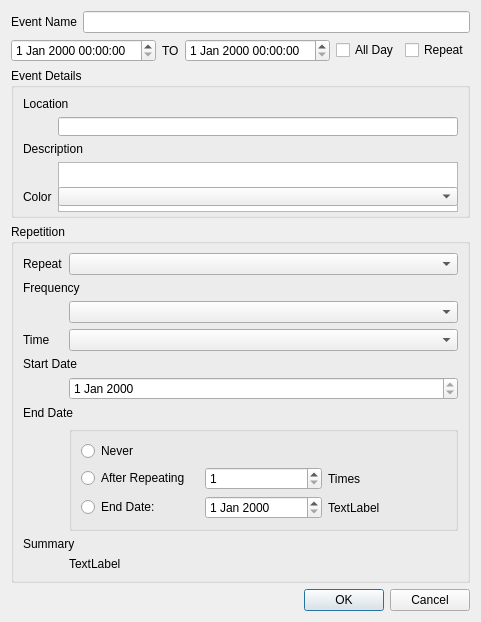
<ui version="4.0">
 <class>Dialog</class>
 <widget class="QDialog" name="Dialog">
  <property name="geometry">
   <rect>
    <x>0</x>
    <y>0</y>
    <width>438</width>
    <height>565</height>
   </rect>
  </property>
  <property name="windowTitle">
   <string>Dialog</string>
  </property>
  <layout class="QVBoxLayout" name="verticalLayout_2">
   <item>
    <layout class="QHBoxLayout" name="horizontalLayout_3">
     <item>
      <widget class="QLabel" name="label_4">
       <property name="text">
        <string>Event Name</string>
       </property>
      </widget>
     </item>
     <item>
      <widget class="QLineEdit" name="lineEdit">
       <property name="clearButtonEnabled">
        <bool>false</bool>
       </property>
      </widget>
     </item>
    </layout>
   </item>
   <item>
    <layout class="QHBoxLayout" name="horizontalLayout_8">
     <item>
      <layout class="QHBoxLayout" name="horizontalLayout_4">
       <item>
        <widget class="QDateTimeEdit" name="dateTimeEdit"/>
       </item>
       <item>
        <widget class="QLabel" name="label">
         <property name="text">
          <string>TO</string>
         </property>
        </widget>
       </item>
       <item>
        <widget class="QDateTimeEdit" name="dateTimeEdit_2"/>
       </item>
      </layout>
     </item>
     <item>
      <widget class="QCheckBox" name="checkBox">
       <property name="text">
        <string>All Day</string>
       </property>
      </widget>
     </item>
     <item>
      <widget class="QCheckBox" name="checkBox_2">
       <property name="text">
        <string>Repeat</string>
       </property>
      </widget>
     </item>
    </layout>
   </item>
   <item>
    <widget class="QGroupBox" name="groupBox_2">
     <property name="minimumSize">
      <size>
       <width>200</width>
       <height>150</height>
      </size>
     </property>
     <property name="title">
      <string>Event Details</string>
     </property>
     <layout class="QFormLayout" name="formLayout_2">
      <item row="0" column="0" colspan="2">
       <widget class="QLabel" name="label_2">
        <property name="text">
         <string>Location</string>
        </property>
        <property name="buddy">
         <cstring>locationLineEditor</cstring>
        </property>
       </widget>
      </item>
      <item row="1" column="1">
       <widget class="QLineEdit" name="locationLineEdit"/>
      </item>
      <item row="3" column="0" colspan="2">
       <widget class="QLabel" name="label_3">
        <property name="text">
         <string>Description</string>
        </property>
        <property name="buddy">
         <cstring>locationLineEditor</cstring>
        </property>
       </widget>
      </item>
      <item row="5" column="1">
       <widget class="QTextEdit" name="textEdit">
        <property name="minimumSize">
         <size>
          <width>0</width>
          <height>50</height>
         </size>
        </property>
       </widget>
      </item>
      <item row="6" column="0">
       <widget class="QLabel" name="label_5">
        <property name="text">
         <string>Color</string>
        </property>
       </widget>
      </item>
      <item row="6" column="1">
       <widget class="QComboBox" name="comboBox"/>
      </item>
     </layout>
    </widget>
   </item>
   <item>
    <widget class="QGroupBox" name="groupBox">
     <property name="title">
      <string>Repetition</string>
     </property>
     <layout class="QFormLayout" name="formLayout">
      <item row="0" column="0">
       <widget class="QLabel" name="label_6">
        <property name="text">
         <string>Repeat</string>
        </property>
       </widget>
      </item>
      <item row="0" column="1">
       <widget class="QComboBox" name="comboBox_2"/>
      </item>
      <item row="3" column="0" colspan="2">
       <widget class="QLabel" name="label_7">
        <property name="text">
         <string>Frequency</string>
        </property>
       </widget>
      </item>
      <item row="6" column="0">
       <widget class="QLabel" name="label_8">
        <property name="text">
         <string>Time</string>
        </property>
       </widget>
      </item>
      <item row="6" column="1">
       <widget class="QComboBox" name="comboBox_4"/>
      </item>
      <item row="9" column="0" colspan="2">
       <widget class="QLabel" name="label_9">
        <property name="text">
         <string>Start Date</string>
        </property>
       </widget>
      </item>
      <item row="11" column="1">
       <widget class="QDateEdit" name="dateEdit">
        <property name="readOnly">
         <bool>true</bool>
        </property>
       </widget>
      </item>
      <item row="12" column="0" colspan="2">
       <widget class="QLabel" name="label_10">
        <property name="text">
         <string>End Date</string>
        </property>
       </widget>
      </item>
      <item row="13" column="1">
       <widget class="QGroupBox" name="groupBox_3">
        <property name="title">
         <string/>
        </property>
        <layout class="QVBoxLayout" name="verticalLayout">
         <item>
          <widget class="QRadioButton" name="radioButton">
           <property name="text">
            <string>Never</string>
           </property>
          </widget>
         </item>
         <item>
          <layout class="QHBoxLayout" name="horizontalLayout_5">
           <item>
            <widget class="QRadioButton" name="radioButton_2">
             <property name="text">
              <string>After Repeating</string>
             </property>
            </widget>
           </item>
           <item>
            <widget class="QSpinBox" name="spinBox">
             <property name="minimum">
              <number>1</number>
             </property>
             <property name="maximum">
              <number>3650</number>
             </property>
            </widget>
           </item>
           <item>
            <widget class="QLabel" name="label_12">
             <property name="text">
              <string>Times</string>
             </property>
            </widget>
           </item>
          </layout>
         </item>
         <item>
          <layout class="QHBoxLayout" name="horizontalLayout_6">
           <item>
            <widget class="QRadioButton" name="radioButton_3">
             <property name="text">
              <string>End Date: </string>
             </property>
            </widget>
           </item>
           <item>
            <widget class="QDateEdit" name="dateEdit_2"/>
           </item>
           <item>
            <widget class="QLabel" name="label_14">
             <property name="text">
              <string>TextLabel</string>
             </property>
            </widget>
           </item>
          </layout>
         </item>
        </layout>
       </widget>
      </item>
      <item row="14" column="0" colspan="2">
       <widget class="QLabel" name="label_11">
        <property name="text">
         <string>Summary</string>
        </property>
       </widget>
      </item>
      <item row="15" column="1">
       <widget class="QLabel" name="label_13">
        <property name="text">
         <string>TextLabel</string>
        </property>
       </widget>
      </item>
      <item row="4" column="1">
       <widget class="QComboBox" name="comboBox_3"/>
      </item>
     </layout>
    </widget>
   </item>
   <item>
    <widget class="QDialogButtonBox" name="buttonBox">
     <property name="orientation">
      <enum>Qt::Horizontal</enum>
     </property>
     <property name="standardButtons">
      <set>QDialogButtonBox::Cancel|QDialogButtonBox::Ok</set>
     </property>
    </widget>
   </item>
  </layout>
 </widget>
 <resources/>
 <connections>
  <connection>
   <sender>buttonBox</sender>
   <signal>accepted()</signal>
   <receiver>Dialog</receiver>
   <slot>accept()</slot>
   <hints>
    <hint type="sourcelabel">
     <x>248</x>
     <y>254</y>
    </hint>
    <hint type="destinationlabel">
     <x>157</x>
     <y>274</y>
    </hint>
   </hints>
  </connection>
  <connection>
   <sender>buttonBox</sender>
   <signal>rejected()</signal>
   <receiver>Dialog</receiver>
   <slot>reject()</slot>
   <hints>
    <hint type="sourcelabel">
     <x>316</x>
     <y>260</y>
    </hint>
    <hint type="destinationlabel">
     <x>286</x>
     <y>274</y>
    </hint>
   </hints>
  </connection>
 </connections>
</ui>
